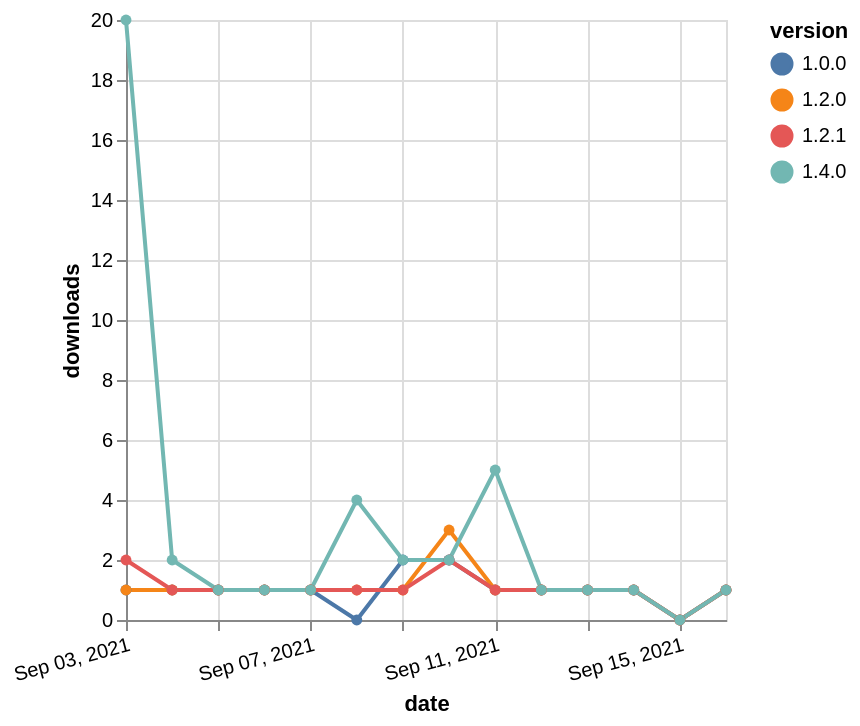

Write the Vega-Lite specification saved for this chart.
### Vega-Lite specification from a JSON file in a GitHub repository (floating-point values rounded to 4 significant figures)
{"$schema": "https://vega.github.io/schema/vega-lite/v5.json", "description": "A simple bar chart with embedded data.", "data": {"values": [{"date": "2021-09-03", "total": 267, "delta": 1, "version": "1.0.0"}, {"date": "2021-09-04", "total": 268, "delta": 1, "version": "1.0.0"}, {"date": "2021-09-05", "total": 269, "delta": 1, "version": "1.0.0"}, {"date": "2021-09-06", "total": 270, "delta": 1, "version": "1.0.0"}, {"date": "2021-09-07", "total": 271, "delta": 1, "version": "1.0.0"}, {"date": "2021-09-08", "total": 271, "delta": 0, "version": "1.0.0"}, {"date": "2021-09-09", "total": 273, "delta": 2, "version": "1.0.0"}, {"date": "2021-09-10", "total": 275, "delta": 2, "version": "1.0.0"}, {"date": "2021-09-11", "total": 276, "delta": 1, "version": "1.0.0"}, {"date": "2021-09-12", "total": 277, "delta": 1, "version": "1.0.0"}, {"date": "2021-09-13", "total": 278, "delta": 1, "version": "1.0.0"}, {"date": "2021-09-14", "total": 279, "delta": 1, "version": "1.0.0"}, {"date": "2021-09-15", "total": 279, "delta": 0, "version": "1.0.0"}, {"date": "2021-09-16", "total": 280, "delta": 1, "version": "1.0.0"}, {"date": "2021-09-03", "total": 236, "delta": 1, "version": "1.2.0"}, {"date": "2021-09-04", "total": 237, "delta": 1, "version": "1.2.0"}, {"date": "2021-09-05", "total": 238, "delta": 1, "version": "1.2.0"}, {"date": "2021-09-06", "total": 239, "delta": 1, "version": "1.2.0"}, {"date": "2021-09-07", "total": 240, "delta": 1, "version": "1.2.0"}, {"date": "2021-09-08", "total": 241, "delta": 1, "version": "1.2.0"}, {"date": "2021-09-09", "total": 242, "delta": 1, "version": "1.2.0"}, {"date": "2021-09-10", "total": 245, "delta": 3, "version": "1.2.0"}, {"date": "2021-09-11", "total": 246, "delta": 1, "version": "1.2.0"}, {"date": "2021-09-12", "total": 247, "delta": 1, "version": "1.2.0"}, {"date": "2021-09-13", "total": 248, "delta": 1, "version": "1.2.0"}, {"date": "2021-09-14", "total": 249, "delta": 1, "version": "1.2.0"}, {"date": "2021-09-15", "total": 249, "delta": 0, "version": "1.2.0"}, {"date": "2021-09-16", "total": 250, "delta": 1, "version": "1.2.0"}, {"date": "2021-09-03", "total": 130, "delta": 2, "version": "1.2.1"}, {"date": "2021-09-04", "total": 131, "delta": 1, "version": "1.2.1"}, {"date": "2021-09-05", "total": 132, "delta": 1, "version": "1.2.1"}, {"date": "2021-09-06", "total": 133, "delta": 1, "version": "1.2.1"}, {"date": "2021-09-07", "total": 134, "delta": 1, "version": "1.2.1"}, {"date": "2021-09-08", "total": 135, "delta": 1, "version": "1.2.1"}, {"date": "2021-09-09", "total": 136, "delta": 1, "version": "1.2.1"}, {"date": "2021-09-10", "total": 138, "delta": 2, "version": "1.2.1"}, {"date": "2021-09-11", "total": 139, "delta": 1, "version": "1.2.1"}, {"date": "2021-09-12", "total": 140, "delta": 1, "version": "1.2.1"}, {"date": "2021-09-13", "total": 141, "delta": 1, "version": "1.2.1"}, {"date": "2021-09-14", "total": 142, "delta": 1, "version": "1.2.1"}, {"date": "2021-09-15", "total": 142, "delta": 0, "version": "1.2.1"}, {"date": "2021-09-16", "total": 143, "delta": 1, "version": "1.2.1"}, {"date": "2021-09-03", "total": 225, "delta": 20, "version": "1.4.0"}, {"date": "2021-09-04", "total": 227, "delta": 2, "version": "1.4.0"}, {"date": "2021-09-05", "total": 228, "delta": 1, "version": "1.4.0"}, {"date": "2021-09-06", "total": 229, "delta": 1, "version": "1.4.0"}, {"date": "2021-09-07", "total": 230, "delta": 1, "version": "1.4.0"}, {"date": "2021-09-08", "total": 234, "delta": 4, "version": "1.4.0"}, {"date": "2021-09-09", "total": 236, "delta": 2, "version": "1.4.0"}, {"date": "2021-09-10", "total": 238, "delta": 2, "version": "1.4.0"}, {"date": "2021-09-11", "total": 243, "delta": 5, "version": "1.4.0"}, {"date": "2021-09-12", "total": 244, "delta": 1, "version": "1.4.0"}, {"date": "2021-09-13", "total": 245, "delta": 1, "version": "1.4.0"}, {"date": "2021-09-14", "total": 246, "delta": 1, "version": "1.4.0"}, {"date": "2021-09-15", "total": 246, "delta": 0, "version": "1.4.0"}, {"date": "2021-09-16", "total": 247, "delta": 1, "version": "1.4.0"}]}, "width": "container", "mark": {"type": "line", "point": {"filled": true}}, "encoding": {"x": {"field": "date", "type": "temporal", "timeUnit": "yearmonthdate", "title": "date", "axis": {"labelAngle": -15}}, "y": {"field": "delta", "type": "quantitative", "title": "downloads"}, "color": {"field": "version", "type": "nominal"}, "tooltip": {"field": "delta"}}}
